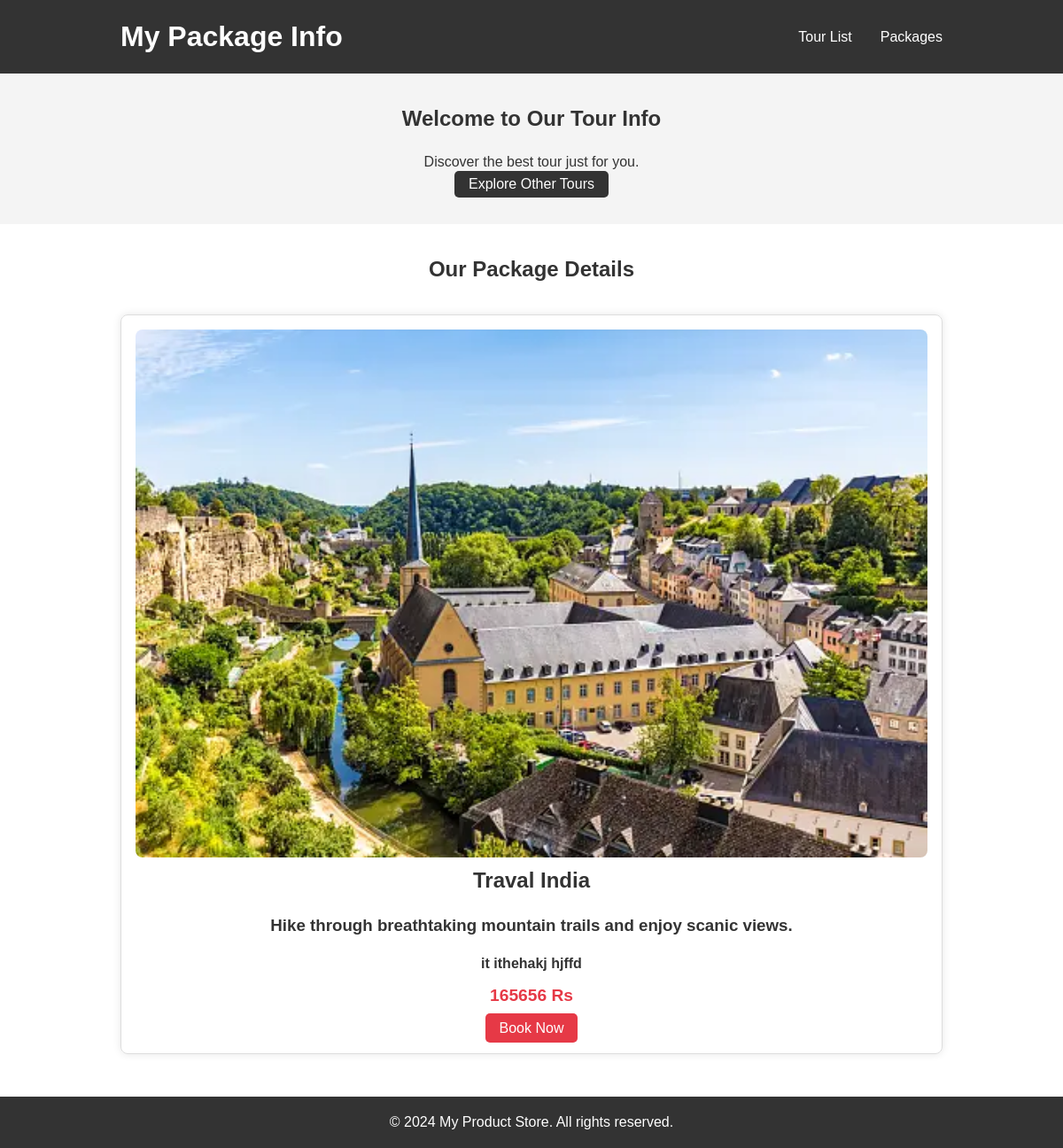
Before: /book_files/book_tour.php?Id=20 with the older database file.
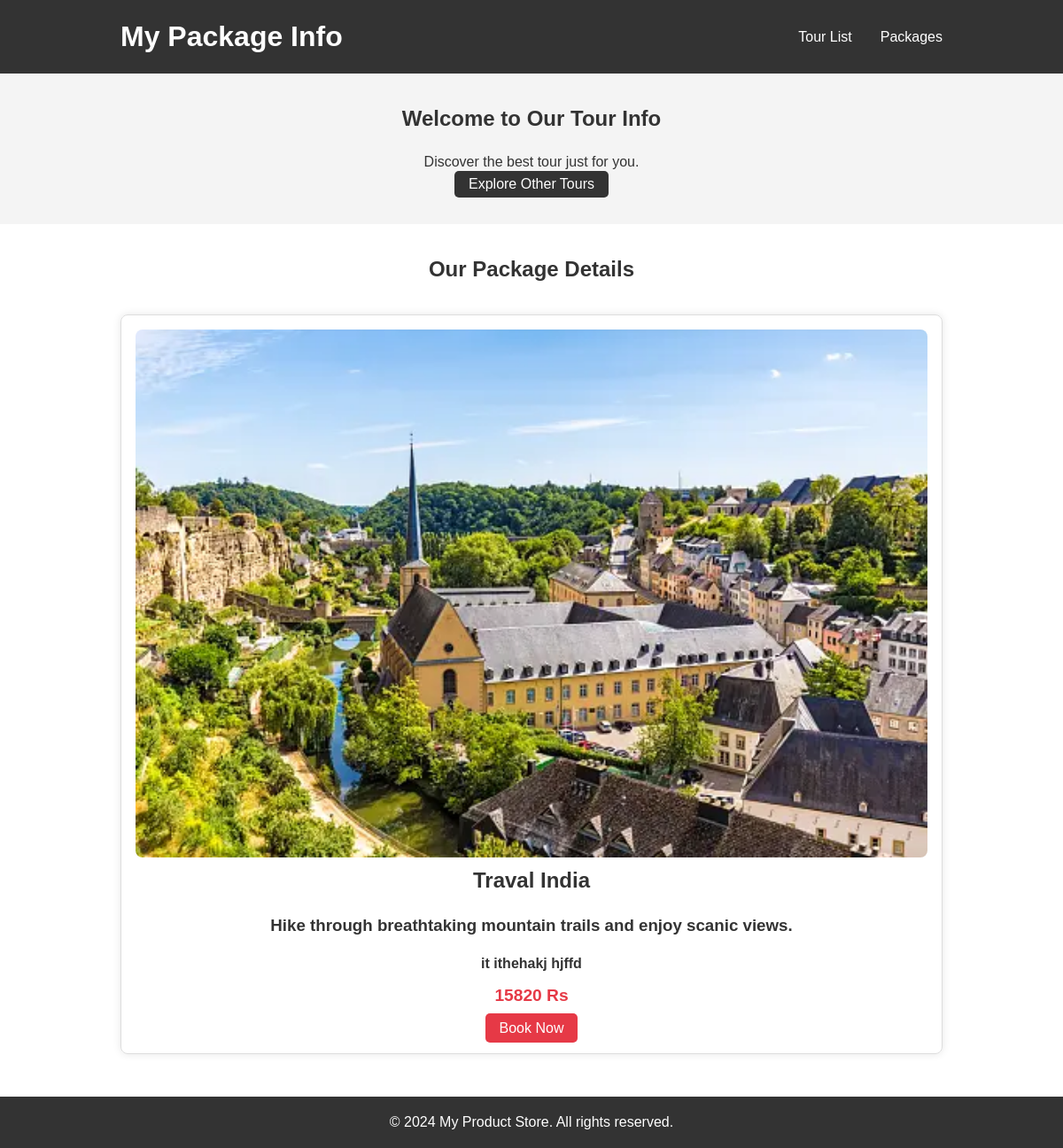
After: the same page with the newer database file.
### tables this page shows
CREATE TABLE `tour_package` (
  `TourPackage_Id` int(100) NOT NULL,
  `Package_Name` varchar(100) NOT NULL,
  `Package_Type` varchar(212) NOT NULL,
  `Package_Location` varchar(100) NOT NULL,
  `Price` varchar(100) NOT NULL,
  `Package_Features` varchar(280) NOT NULL,
  `Package_Details` varchar(300) NOT NULL,
  `Package_Image` varchar(100) NOT NULL
);

### book_files/book_tour.php (the view, shortened to what this page needs)
<?php
     include("../config/connection.php");
     if(isset($_GET['Id'])){
        $sql = "select * from tour_package where TourPackage_Id = " .  $_GET['Id'];
         $result = $conn->query($sql);
         $data = mysqli_fetch_assoc($result);
     }
     else{
         echo "Invalid request..!";
         exit;
     }
?>
<!DOCTYPE html>
<html lang="en">
<head>
    <link rel="stylesheet" href="styles.css">
</head>
<body>
    <header>
        <div class="container">
            <h1>My Package Info</h1>
            <nav>
                <ul>
                    <li><a href="../Lakshadweep/tourlist.php">Tour List</a></li>
                    <li><a href="book_tour.php">Packages</a></li>
                </ul>
            </nav>
        </div>
    </header>
    <section class="hero">
        <div class="container">
            <h2>Welcome to Our Tour Info</h2>
            <p>Discover the best tour just for you.</p>
            <a href="#products" class="cta-button" >Explore Other Tours</a>
        </div>
    </section>
    <section id="products" class="products">
        <div class="container">
            <h2>Our Package Details</h2>
            <div class="product">
                <img src="<?php echo $data['Package_Image']; ?>" alt="Package 1">
                <h1><?php echo $data['Package_Name']; ?></h1>
                <h3><?php echo $data['Package_Features']; ?></h3>
                <p><b><?php echo $data['Package_Details']; ?></b></p>
                <p class="price"><b><?php echo $data['Price']; ?> Rs</b></p>
                <a href="book_form.php?passid=<?php echo $data['TourPackage_Id'] ?>" class="buy-button">Book Now</a>
            </div>
        </div>
    </section>
    <footer>
        <div class="container">
            <p>&copy; 2024 My Product Store. All rights reserved.</p>
        </div>
    </footer>
</body>
</html>

Changed rows visible on the page:
changed tour_package "Traval India": Price "165656" → "15820"
